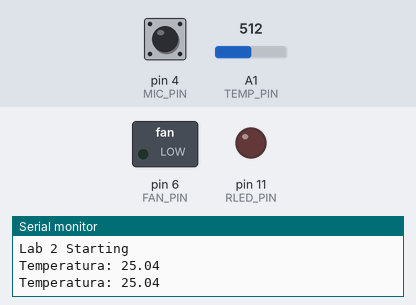
The sketch below on a simulated Arduino Uno, built with avr-gcc and run on an emulated ATmega328P. Parts: switched loads named in the sketch (green lamp = pin HIGH), output pins drawn as LEDs (lit = HIGH), the last lines printed to the serial monitor. The inputs (shaded band) are chosen by the test bench; at power-on: A1 (TEMP_PIN) = 512, pin 4 (MIC_PIN) HIGH.

Above: at 10.8 s.
10.9 s: A1 (TEMP_PIN) set to 716
At 21.2 s:
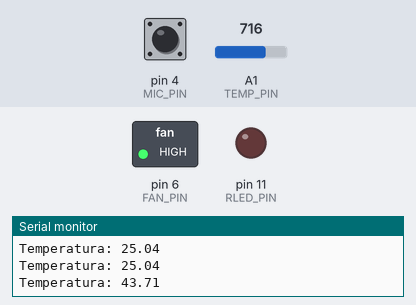
21.5 s: A1 (TEMP_PIN) set to 676
31.5 s: A1 (TEMP_PIN) set to 640
At 41.2 s:
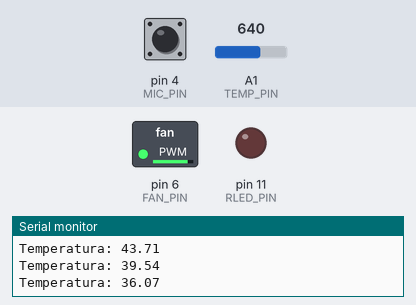
41.5 s: A1 (TEMP_PIN) set to 511
At 51.2 s:
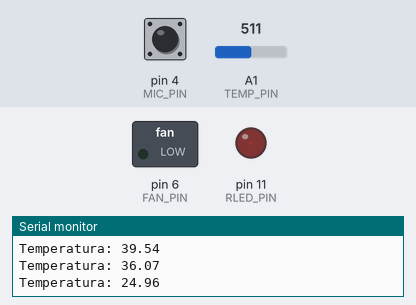
51.5 s: A1 (TEMP_PIN) set to 306
At 60.3 s:
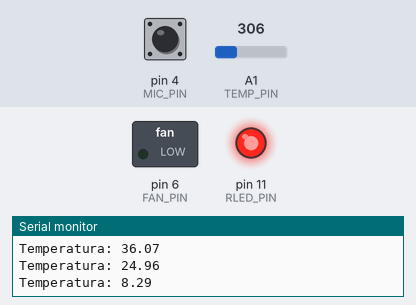
Timing chart, 0 to 61.8 s (numbered marks = the images above; inputs shaded):
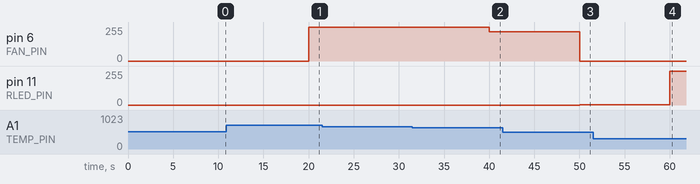

Measured:
- after the input at 10.9 s, pin 6 (FAN_PIN): 0/255 → 255/255 after 9.1 s
- after the input at 31.5 s, pin 6 (FAN_PIN): 255/255 → 221/255 after 8.5 s
- after the input at 41.5 s, pin 6 (FAN_PIN): 221/255 → 0/255 after 8.5 s; pin 11 (RLED_PIN): 0/255 → 2/255 after 8.5 s
- after the input at 51.5 s, pin 11 (RLED_PIN): 2/255 → 255/255 after 8.5 s

The sketch:

lab1_parte2_es4.ino
```cpp
//microphone
const int MIC_PIN = 4; //vedere se funziona provare A0
int n_sound_events = 0;
unsigned long last_event_time = 0;
const long sound_interval = 10l * 60l * 1000l;
//fan
const int FAN_PIN = 6;
//led
const int RLED_PIN = 11;
//sensore di temperatura
const int TEMP_PIN = A1;
//sensore di movimento
const int PIR_PIN = 7;
unsigned long elapsed_time = 0;
const long timeout_pir = 30l * 60l * 1000l;

void setup() {
  pinMode(PIR_PIN, INPUT);
  pinMode(MIC_PIN, INPUT);
  pinMode(TEMP_PIN, INPUT);
  pinMode(FAN_PIN, OUTPUT);
  pinMode(RLED_PIN, OUTPUT);

  analogWrite(FAN_PIN, 0);
  attachInterrupt(digitalPinToInterrupt(PIR_PIN), checkPresencePIR, CHANGE);
  Serial.begin(9600);
  while (!Serial);
  Serial.println("Lab 2 Starting");
}

float convertTension(float sensorVal) {
  const int B = 4275;
  const int long R0 = 100000;
  const int Vcc = 1023;
  const float T0 = 298.15;
  const float TBase = 273.15;
  float R = ((Vcc / sensorVal) - 1.0) * R0;
  float T = 1 / (log(R / R0) / B + 1 / T0) - TBase;
  return T;
}

int calcSpeed(float temp) {
  if (temp <= 38.0) {
    float dt = (temp - 25.0) * 20.0;
    return (int)dt;
  } else {
    return 255;
  }
}

int calcLedIntensity(float temp) {
  if (temp >= 20.0) {
    float dt = (25.0 - temp) * 51.0;
    return (int)(dt);
  } else {
    return 255;
  }
}

void checkTempAndChangeSpeed(float temp) {
  if (temp >= 25.0) {
    analogWrite(RLED_PIN, LOW);
    int newSpeed = calcSpeed(temp);
    if (newSpeed <= 255 && newSpeed >= 0)
      analogWrite(FAN_PIN, newSpeed);
  }
  else {
    analogWrite(FAN_PIN, 0);
    int newLedIntensity = calcLedIntensity(temp);
    if (newLedIntensity <= 255 && newLedIntensity >= 0)
      analogWrite(RLED_PIN, newLedIntensity);
  }
}

void checkPresencePIR() {
  if ( digitalRead(PIR_PIN) == HIGH )
    elapsed_time = millis();
}

void checkPresenceMIC() {
  if (digitalRead(MIC_PIN) == LOW) {
    last_event_time = millis();
    if (millis() - last_event_time > 25)
      n_sound_events++;
  }
}

void loop() {
  float sensorVal = analogRead(TEMP_PIN);
  float temp = convertTension(sensorVal);
  Serial.print("Temperatura: ");
  Serial.println(temp);
  checkTempAndChangeSpeed(temp);
  checkPresenceMIC();
  if (n_sound_events <= 50 && last_event_time + sound_interval <= millis()) {
    Serial.println("No detection for over 30 mins with sound sensor");
    n_sound_events = 0;
  }
  if (elapsed_time + timeout_pir <= millis()) {
    Serial.println("No detection for over 30 mins with pir sensor");
  }
  delay(1e4);
}
```
